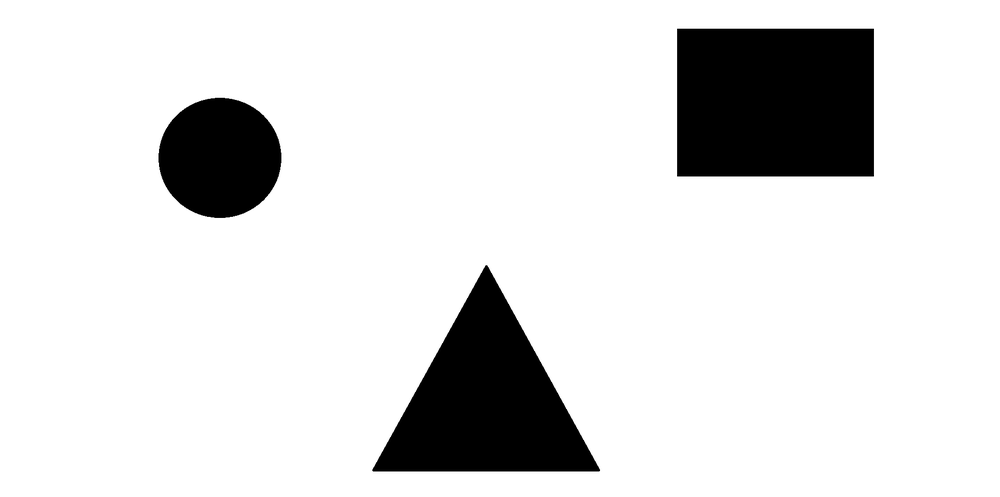
#> input picture src/main/java/shapedetectionprogram/test.png, 1000 x 497 px, shrunk from 1880 x 935 before the run, found by its file name
$ python detect.py
#> lines starting #> are read from the running program, lines starting #| are printed output that depends on the picture; after the words box and inside, x2 and y2 are one past the last pixel; in counts of white or black regions, pixels touching at a corner belong together
import cv2

import matplotlib.pyplot as plt

path_to_image = ""  # wird später gesetzt

shape_detection_tolerance = 0.02  # Mit diesem Wert dann rumspielen. 0.01 und 0.02 funktionieren ganz gut

# simuliert die Kamera, die ein Bild macht
def takeImage():
    return cv2.imread(r"C:\Users\olive\Documents\IntelliJ\RobotAPI\src\main\java\shapedetectionprogram\test.png")
#> returned value is the input picture: shape (497, 1000, 3); min 0, max 255, mean 221.9


# gibt den Mittelpunkt der Form zurück
def getCenterOfShape(approx):
    x, y, w, h = cv2.boundingRect(approx)
    x_mid = int(x + w / 2)
    y_mid = int(y + h / 2)
    return x_mid, y_mid

# [34 lines of commented-out code are left out]


def detectShapes():
    #load_properties()

    image = takeImage()

    gray_image = cv2.cvtColor(image, cv2.COLOR_BGR2GRAY)  # grau machen

    # _, thresh_image = cv2.threshold(gray_image, 220, 255, cv2.THRESH_BINARY) # farben klar definieren

    # 220 bzw 100 steht für einen Farbton. Bei allem darunter wird ausgeschwärzt
    _, thresh_image = cv2.threshold(gray_image, 150, 255,
                                    cv2.THRESH_BINARY)  # 100 funktioniert bei gradient besser als 220
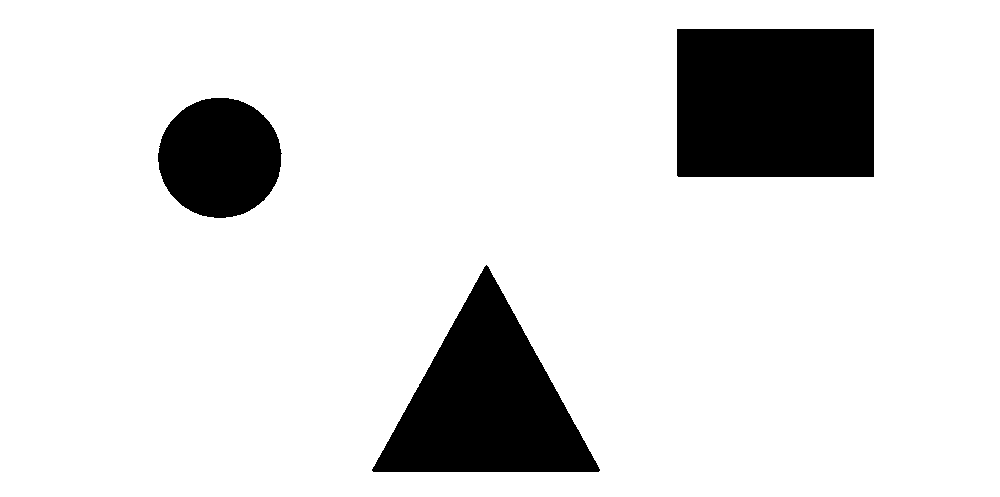
#> thresh_image: shape (497, 1000); 87% white; 3 black regions

    contours, _ = cv2.findContours(thresh_image, cv2.RETR_TREE, cv2.CHAIN_APPROX_SIMPLE)  # Formen finden
#> contours = 4 contours; box (x1, y1, x2, y2) and area: (0, 0, 1000, 497) 495504, (676, 28, 875, 178) 29498, (371, 264, 601, 473) 24302, (157, 97, 283, 219) 11771

    original_image_dimensions = (image.shape[1], image.shape[0])
#> original_image_dimensions = (1000, 497)

    print("Originale Masse des Bildes:" + str(original_image_dimensions))
#| Originale Masse des Bildes:(1000, 497)

    list_of_shapes = []

    for i, contour in enumerate(contours):
        if i == 0:  # Da ist wohl keins drin (vielleicht das ganze Bild)
            continue
        epsilon = shape_detection_tolerance * cv2.arcLength(contour, True)  # Toleranzen (Kanten glätten)
        approx = cv2.approxPolyDP(contour, epsilon, True)  # Ecken herausfinden
        cv2.drawContours(image, contour, 0, (0, 0, 0), 4)  # was tut das? xD

        coords = getCenterOfShape(approx)

        corners_of_shape = len(approx)

        if corners_of_shape == 3:
            shape_type = "triangle"
        elif corners_of_shape == 4:
            shape_type = "square"
        elif corners_of_shape == 8:  # stellt sicher, dass keine anderen Formen und als Kreis angezeigt gefunden werden
            shape_type = "circle"
        else:
            shape_type = "undefined"

        print(shape_type + ";" + str(coords[0]) + ";" + str(coords[1]))
#> this loop made 4 passes
#> (epsilon, approx, x in getCenterOfShape, y in getCenterOfShape, w in getCenterOfShape, h in getCenterOfShape, x_mid in getCenterOfShape, y_mid in getCenterOfShape) on passes 2, 4: (14.75, [[486, 264], [600, 470], [373, 472]], 373, 264, 228, 209, 487, 368), (13.82, [[676, 29], [873, 28], [874, 176], [678, 177]], 676, 28, 199, 150, 775, 103)
#> (epsilon, x in getCenterOfShape, y in getCenterOfShape, w in getCenterOfShape, h in getCenterOfShape, x_mid in getCenterOfShape, y_mid in getCenterOfShape, corners_of_shape) on pass 3: (8.15, 158, 98, 122, 118, 219, 157, 8)
#| triangle;487;368
#| circle;219;157
#| square;775;103
#> image: shape (497, 1000, 3); 0.01% of pixels changed, all inside (x1, y1, x2, y2) = (208, 27, 678, 266)
    # plotList(list_of_shapes)
    return list_of_shapes

if __name__ == '__main__':
    shapes = detectShapes()
